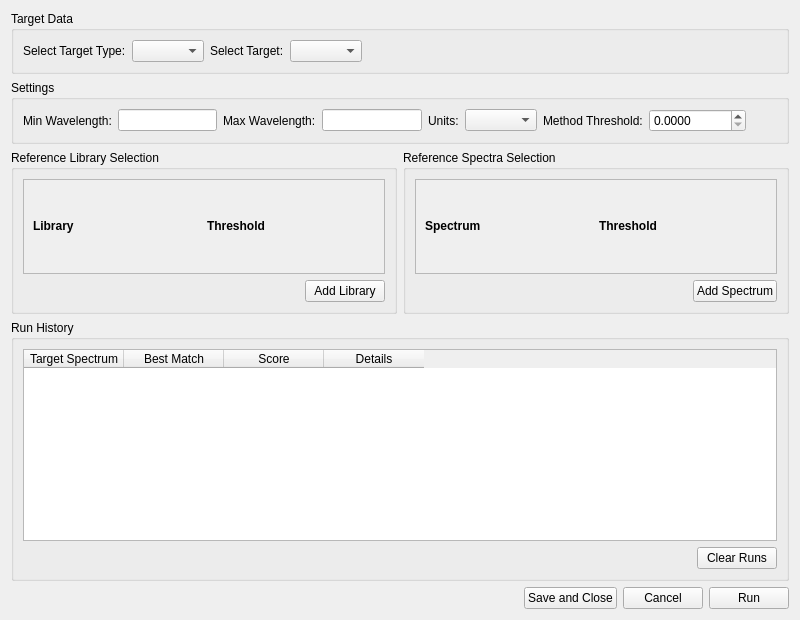
<?xml version="1.0" encoding="UTF-8"?>
<ui version="4.0">
 <class>GenericSpectralComputation</class>
 <widget class="QWidget" name="GenericSpectralComputation">
  <property name="geometry">
   <rect>
    <x>0</x>
    <y>0</y>
    <width>800</width>
    <height>620</height>
   </rect>
  </property>
  <property name="windowTitle">
   <string>Generic Spectral Computation</string>
  </property>
  <layout class="QVBoxLayout" name="verticalLayout">
   <item>
    <widget class="QGroupBox" name="grp_target">
     <property name="title">
      <string>Target Data</string>
     </property>
     <layout class="QHBoxLayout" name="targetLayout">
      <item>
       <widget class="QLabel" name="lbl_target_type">
        <property name="text">
         <string>Select Target Type:</string>
        </property>
       </widget>
      </item>
      <item>
       <widget class="QComboBox" name="SelectTargetData"/>
      </item>
      <item>
       <widget class="QLabel" name="lbl_target">
        <property name="text">
         <string>Select Target:</string>
        </property>
       </widget>
      </item>
      <item>
       <widget class="QComboBox" name="SelectTargetData_2"/>
      </item>
      <item>
       <spacer name="targetSpacer">
        <property name="orientation">
         <enum>Qt::Horizontal</enum>
        </property>
        <property name="sizeHint" stdset="0">
         <size>
          <width>40</width>
          <height>20</height>
         </size>
        </property>
       </spacer>
      </item>
     </layout>
    </widget>
   </item>
   <item>
    <widget class="QGroupBox" name="grp_settings">
     <property name="title">
      <string>Settings</string>
     </property>
     <layout class="QHBoxLayout" name="settingsLayout">
      <item>
       <layout class="QHBoxLayout" name="horizontalLayout_2">
        <item>
         <widget class="QLabel" name="label_min">
          <property name="text">
           <string>Min Wavelength:</string>
          </property>
         </widget>
        </item>
        <item>
         <widget class="QLineEdit" name="lineEdit"/>
        </item>
       </layout>
      </item>
      <item>
       <layout class="QHBoxLayout" name="horizontalLayout">
        <item>
         <widget class="QLabel" name="label_max">
          <property name="text">
           <string>Max Wavelength:</string>
          </property>
         </widget>
        </item>
        <item>
         <widget class="QLineEdit" name="lineEdit_2"/>
        </item>
       </layout>
      </item>
      <item>
       <layout class="QHBoxLayout" name="hlayout_units">
        <item>
         <widget class="QLabel" name="lbl_units">
          <property name="toolTip">
           <string>&lt;html&gt;&lt;body&gt;If either the target or reference lacks units, this unit will be assumed.&lt;/body&gt;&lt;/html&gt;</string>
          </property>
          <property name="text">
           <string>Units:</string>
          </property>
         </widget>
        </item>
        <item>
         <widget class="QComboBox" name="cbox_units"/>
        </item>
       </layout>
      </item>
      <item>
       <layout class="QHBoxLayout" name="horizontalLayout_3">
        <item>
         <widget class="QLabel" name="label_threshold">
          <property name="toolTip">
           <string>&lt;html&gt;&lt;body&gt;Global threshold used for new rows; each row can override it.&lt;/body&gt;&lt;/html&gt;</string>
          </property>
          <property name="text">
           <string>Method Threshold:</string>
          </property>
         </widget>
        </item>
        <item>
         <widget class="QDoubleSpinBox" name="method_threshold">
          <property name="keyboardTracking">
           <bool>false</bool>
          </property>
          <property name="decimals">
           <number>4</number>
          </property>
          <property name="minimum">
           <double>0.000000000000000</double>
          </property>
          <property name="maximum">
           <double>999999.000000000000000</double>
          </property>
          <property name="singleStep">
           <double>0.001000000000000</double>
          </property>
         </widget>
        </item>
       </layout>
      </item>
      <item>
       <spacer name="settingsSpacer">
        <property name="orientation">
         <enum>Qt::Horizontal</enum>
        </property>
        <property name="sizeHint" stdset="0">
         <size>
          <width>40</width>
          <height>20</height>
         </size>
        </property>
       </spacer>
      </item>
     </layout>
    </widget>
   </item>
   <item>
    <layout class="QHBoxLayout" name="midLayout">
     <item>
      <widget class="QGroupBox" name="grp_lib">
       <property name="title">
        <string>Reference Library Selection</string>
       </property>
       <layout class="QVBoxLayout" name="verticalLayout_lib">
        <item>
         <widget class="QScrollArea" name="libScroll">
          <property name="widgetResizable">
           <bool>true</bool>
          </property>
          <widget class="QWidget" name="libContainer">
           <property name="geometry">
            <rect>
             <x>0</x>
             <y>0</y>
             <width>365</width>
             <height>124</height>
            </rect>
           </property>
           <layout class="QGridLayout" name="libGrid">
            <item row="0" column="0">
             <widget class="QLabel" name="hdr_lib">
              <property name="text">
               <string>&lt;b&gt;Library&lt;/b&gt;</string>
              </property>
             </widget>
            </item>
            <item row="0" column="1">
             <widget class="QLabel" name="hdr_thresh_lib">
              <property name="text">
               <string>&lt;b&gt;Threshold&lt;/b&gt;</string>
              </property>
             </widget>
            </item>
           </layout>
          </widget>
         </widget>
        </item>
        <item alignment="Qt::AlignRight">
         <widget class="QPushButton" name="addLibBtn">
          <property name="text">
           <string>Add Library</string>
          </property>
         </widget>
        </item>
       </layout>
      </widget>
     </item>
     <item>
      <widget class="QGroupBox" name="grp_spec">
       <property name="title">
        <string>Reference Spectra Selection</string>
       </property>
       <layout class="QVBoxLayout" name="verticalLayout_spec">
        <item>
         <widget class="QScrollArea" name="specScroll">
          <property name="widgetResizable">
           <bool>true</bool>
          </property>
          <widget class="QWidget" name="specContainer">
           <property name="geometry">
            <rect>
             <x>0</x>
             <y>0</y>
             <width>365</width>
             <height>124</height>
            </rect>
           </property>
           <layout class="QGridLayout" name="specGrid">
            <item row="0" column="0">
             <widget class="QLabel" name="hdr_spec">
              <property name="text">
               <string>&lt;b&gt;Spectrum&lt;/b&gt;</string>
              </property>
             </widget>
            </item>
            <item row="0" column="1">
             <widget class="QLabel" name="hdr_thresh_spec">
              <property name="text">
               <string>&lt;b&gt;Threshold&lt;/b&gt;</string>
              </property>
             </widget>
            </item>
           </layout>
          </widget>
         </widget>
        </item>
        <item alignment="Qt::AlignRight">
         <widget class="QPushButton" name="addSpecBtn">
          <property name="text">
           <string>Add Spectrum</string>
          </property>
         </widget>
        </item>
       </layout>
      </widget>
     </item>
    </layout>
   </item>
   <item>
    <widget class="QGroupBox" name="grp_history">
     <property name="title">
      <string>Run History</string>
     </property>
     <layout class="QVBoxLayout" name="historyLayout">
      <item>
       <widget class="QTableWidget" name="tableWidget">
        <column>
         <property name="text">
          <string>Target Spectrum</string>
         </property>
        </column>
        <column>
         <property name="text">
          <string>Best Match</string>
         </property>
        </column>
        <column>
         <property name="text">
          <string>Score</string>
         </property>
        </column>
        <column>
         <property name="text">
          <string>Details</string>
         </property>
        </column>
       </widget>
      </item>
      <item>
       <layout class="QHBoxLayout" name="clearRunsLayout">
        <item>
         <spacer name="clearRunsSpacer">
          <property name="orientation">
           <enum>Qt::Horizontal</enum>
          </property>
          <property name="sizeHint" stdset="0">
           <size>
            <width>40</width>
            <height>20</height>
           </size>
          </property>
         </spacer>
        </item>
        <item>
         <widget class="QPushButton" name="clearRunsBtn">
          <property name="text">
           <string>Clear Runs</string>
          </property>
         </widget>
        </item>
       </layout>
      </item>
     </layout>
    </widget>
   </item>
   <item>
    <layout class="QHBoxLayout" name="btnLayout">
     <item>
      <spacer name="btnSpacer">
       <property name="orientation">
        <enum>Qt::Horizontal</enum>
       </property>
       <property name="sizeHint" stdset="0">
        <size>
         <width>40</width>
         <height>20</height>
        </size>
       </property>
      </spacer>
     </item>
     <item>
      <widget class="QPushButton" name="addSaveCloseBtn">
       <property name="text">
        <string>Save and Close</string>
       </property>
      </widget>
     </item>
     <item>
      <widget class="QPushButton" name="addCancelBtn">
       <property name="text">
        <string>Cancel</string>
       </property>
      </widget>
     </item>
     <item>
      <widget class="QPushButton" name="addRunBtn">
       <property name="text">
        <string>Run</string>
       </property>
      </widget>
     </item>
    </layout>
   </item>
  </layout>
 </widget>
 <resources/>
 <connections/>
</ui>
